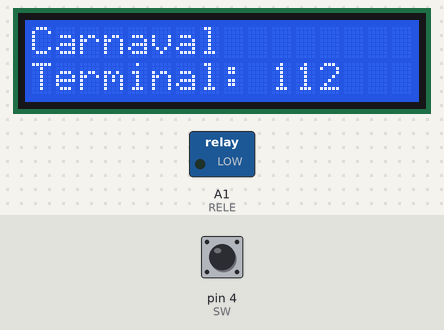
Bench run of a sketch on a simulated Arduino Uno, built with avr-gcc and run on an emulated ATmega328P. Parts: 16×2 character LCD, switched loads named in the sketch (green lamp = pin HIGH). Inputs (shaded band) come from the test bench; at power-on: pin 4 (SW) HIGH. WiFi joins after 1.5 s; servers stay silent unless stated; uploads are accepted with an empty reply.

Above: at 1.4 s.
1.5 s: pin 4 (SW) pulled LOW for 0.15 s
At 3.4 s:
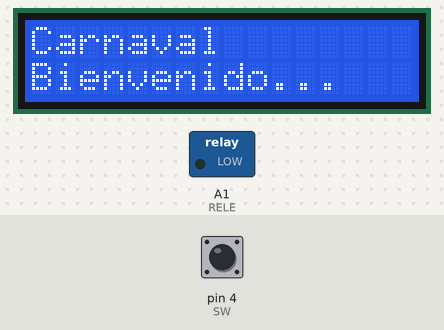
Timing chart, 0 to 4.9 s (numbered marks = the images above; inputs shaded):
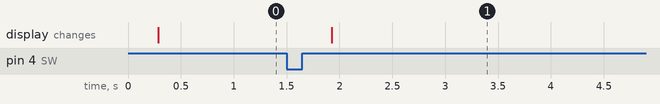

Measured:
- after the input at 1.5 s, the display: changes after 0.43 s (image 1)

The sketch:

counter.ino
```cpp
#include <ArduinoHttpClient.h>
#include <Wire.h>
#include <LiquidCrystal_I2C.h>
#include <SoftwareSerial.h>
#include <SPI.h>
#include <Ethernet.h>

/**
   turnstyle ID
   starting from 0x64 (100) to 120 (78). to compose mac and ip address)
    (-----rocamora---------)    (----------- ayacucho ---------------)   (----------- maipu  ------------------)    (---P7--)       (---P8--)   (provee)
    100    101    102    103    104    105    106    107    108    109    110    111    112    113    114    115    116    117    118    119 -    120
   0x64 - 0x65 - 0x66 - 0x67 - 0x68 - 0x69 - 0x6A - 0x6B - 0x6C - 0x6D - 0x6E - 0x6F - 0x70 - 0x71 - 0x72 - 0x73 - 0x74 - 0x75 - 0x76 - 0x77 -  0x78
*/
int ID = 0x70;
#define SW  4       /* el 112 de rocamora usa el 5! */
#define SW_ACTIVE LOW

/*estandar 0x3F, lo usa el 103!!
molinetes 0x27*/

LiquidCrystal_I2C lcd(0x27, 16, 2);
SoftwareSerial ss(2, 3);

byte mac[] = { 0xDE, 0xAD, 0xBE, 0xEF, 0xFE, ID };
IPAddress ip(10, 42, 190, ID);

EthernetClient ethClient;

char server[] = "10.42.190.8";
String url = "/QR/Count?qr=10324444";

HttpClient client = HttpClient(ethClient, server, 80);

#define TIMEOUT 5000
#define RELE  A1

#define BLOCK_ACTIVE HIGH

int turning = 0;

String last = "";
String qr = "";


/* write text in lcd display */
void show(String l1, String l2 = "");


/* default disp message */
void welcome(String l2 = "Bienvenido...") {
  show("Carnaval", l2);
}

void setup() {
  Ethernet.init(10);
  Serial.begin(9600);
  ss.begin(9600);
  lcd.init();
  lcd.backlight();

  pinMode(RELE, OUTPUT);
  digitalWrite(RELE, !BLOCK_ACTIVE);

  pinMode(SW, INPUT);
  digitalWrite(SW, !SW_ACTIVE);


  Ethernet.begin(mac, ip);
  if (Ethernet.hardwareStatus() == EthernetNoHardware) {
    show("NO ETH!!");
    while (true)
      delay(1); // do nothing
  }

  //check link if feat is available
  if (Ethernet.hardwareStatus() != EthernetW5100) {
    Serial.println(Ethernet.linkStatus());

    while (Ethernet.linkStatus() != LinkON) {
      show("Red desconectada", "Reintentando...");
      delay(1000);
    }
  }

  while (!client.connect(server, 80))  {
    show("Error de red", "Reconectando...");
    delay(1000);
  }

  welcome("Terminal: " + (String)ID);
}


String getValue(String data, char separator, int index)
{
  int found = 0;
  int strIndex[] = { 0, -1 };
  int maxIndex = data.length() - 1;

  for (int i = 0; i <= maxIndex && found <= index; i++) {
    if (data.charAt(i) == separator || i == maxIndex) {
      found++;
      strIndex[0] = strIndex[1] + 1;
      strIndex[1] = (i == maxIndex) ? i + 1 : i;
    }
  }
  return found > index ? data.substring(strIndex[0], strIndex[1]) : "";
}


// Check status of switch
// return true if switch is pressed
bool checkSwitch() {

    if (digitalRead(SW) == SW_ACTIVE && turning == 1) {
        return false;
    }

    if (digitalRead(SW) == SW_ACTIVE) {
        delay(200);
        turning = 1;
        return true;
    }
    turning = 0;
    return false;
}

void loop() {
  int err = 0;


    if (checkSwitch()) {

      err = client.get(url);
      if (err == 0) {
        int statusCode = client.responseStatusCode();
        String result = client.responseBody();
        String status = getValue(result, '#', 0);
        String l1 = getValue(result, '#', 1);
        String l2 = getValue(result, '#', 2);

        show(l1, l2);

      } else {
        show("Error del servidor", "Reintentando...");
        Serial.print("Getting response failed: ");
        Serial.println(err);
      }
    }


}


/* write text in lcd display */
void show(String l1, String l2 = "") {
  lcd.clear();
  lcd.print(l1);
  if (!l1.length())
    return welcome();
  if (l2.length()) {
    lcd.setCursor(0, 1);
    lcd.print(l2);
  }
}
```
